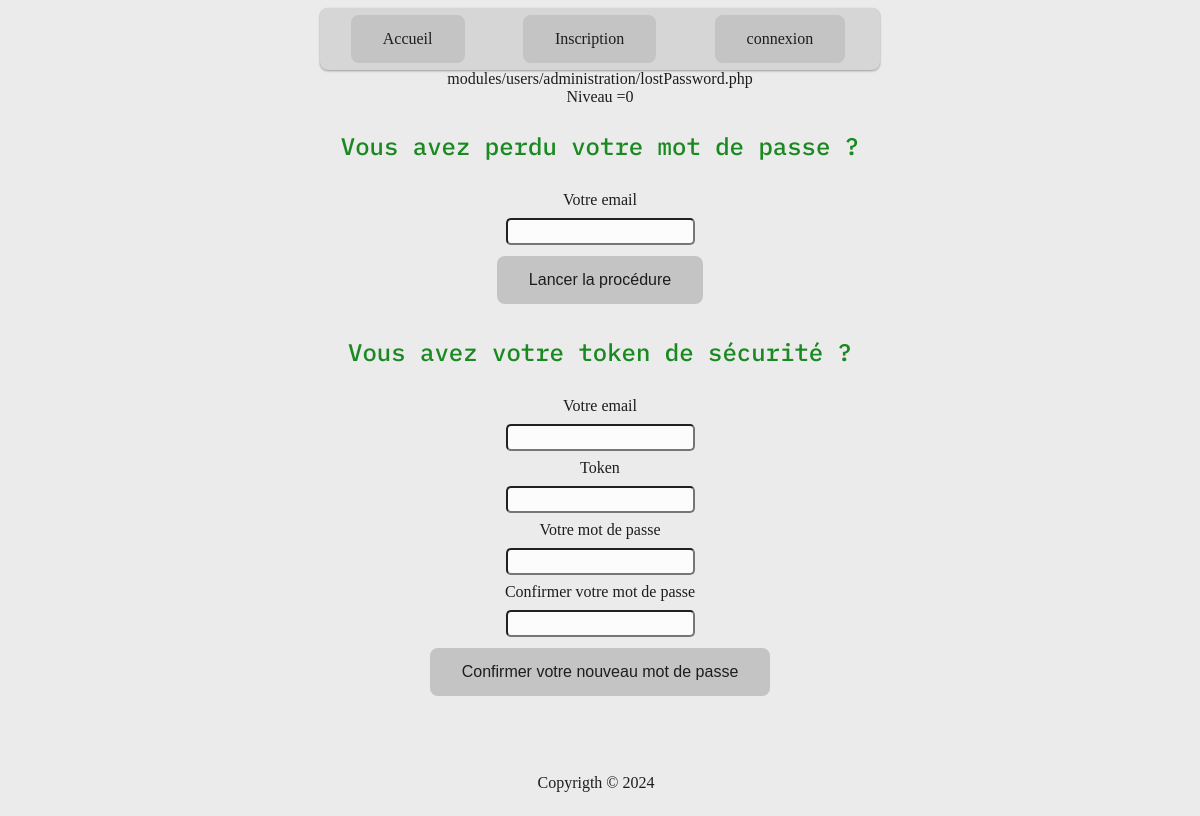
Page /index.php?idNav=65670654491780 on the committed database.
### tables this page shows
CREATE TABLE `navigation` (
  `idNav` int NOT NULL,
  `nomNav` varchar(30) NOT NULL,
  `cheminNav` varchar(80) NOT NULL,
  `menuVisible` tinyint(1) NOT NULL,
  `zoneMenu` int NOT NULL,
  `ordre` tinyint NOT NULL,
  `niveau` tinyint(1) NOT NULL,
  `valide` tinyint(1) NOT NULL DEFAULT '1',
  `deroulant` tinyint NOT NULL DEFAULT '0',
  `targetRoute` varchar(22) NOT NULL DEFAULT '0',
  `idModule` int DEFAULT NULL
);

### modules/navigation/bandeau.php (called while the page is built)
<?php
  require 'modules/navigation/objets/getNavigation.php';
  require 'modules/navigation/objets/printNavigation.php';
  $readNav = new PrintNavigation();
  if(isset($_SESSION['role'])) {
      $dataNavBandeau = $readNav->getNav($_SESSION['role']);
  } else {
      $dataNavBandeau = $readNav->getNav(0);
  }
  $readNav->bandeauHaut($dataNavBandeau);

### index.php (called while the page is built, shortened)
<?php
include 'path.php';
include   $cheminFonctions.'fonctionsDB.php';
include   $cheminFonctions.'formFunction.php';
include   $cheminCorps.'head.php';
include   $cheminCorps.'navHigh.php';
include   $cheminCorps.'main.php';
include   $cheminCorps.'foot.php';

### objets/RCUD copy.php (called while the page is built, shortened)
<?php
class RCUD {
  protected $serverName = "localhost:Port";
  protected $userName = "<UserNameDB>";
  protected $password = "<PassWordUserNameDB>";
  protected $dbName = ["graine1901", ""];
  private $sql;
  private $param;
  public function __construct($sql, $param) {
    $this->sql = $sql;
    $this->param = $param;
  }
  public function READ($type) {
    try {
      $conn = new PDO("mysql:host=$this->serverName;dbname=".$this->dbName[$type], $this->userName, $this->password);
      $conn->setAttribute(PDO::ATTR_ERRMODE, PDO::ERRMODE_EXCEPTION);
    } catch(PDOException $e) {
     echo "Error: " . $e->getMessage();
    }
    $data = $conn->prepare($this->sql);
    foreach ($this->param as $key) {
      $data->bindParam($key['prep'],$key['variable']);
    }
    $data->execute();
    $data->setFetchMode(PDO::FETCH_ASSOC);
    $dataTraiter = $data->fetchAll();
    return $dataTraiter;
  }
}

### objets/actionRCUD.php (called while the page is built, shortened)
<?php
class ActionDB {
  public static function select ($SQL, $Param, $type = 0) {
    $read = new RCUD($SQL, $Param);
    return $read->READ($type);
  }
}

### modules/navigation/objets/getNavigation.php (called while the page is built, shortened)
<?php
Class GetNavigation {
  public function getNav($zoneMenu) {
    $select = "SELECT `nomNav`, `cheminNav`, `zoneMenu`, `ordre`, `niveau`, `valide`, `deroulant`, `targetRoute`
    FROM `navigation`
    WHERE `valide` = 1 AND `niveau` = :niveau AND `menuVisible` = 1 AND `zoneMenu` = 0
    ORDER BY `ordre` ASC";
    $param = [['prep'=>':niveau', 'variable'=>$zoneMenu]];
    return ActionDB::select($select, $param);
  }
  public function getContenus($idNav) {
    $select = "SELECT  `cheminNav`,  `niveau`, `targetRoute` FROM `navigation` WHERE `targetRoute` = :targetRoute AND  `valide` = 1";
    $param = [['prep'=>':targetRoute', 'variable'=>$idNav]];
    return ActionDB::select($select, $param);
  }
}

### modules/navigation/objets/printNavigation.php (the view, shortened to what this page needs)
<?php
Class PrintNavigation extends GetNavigation {
  public function bandeauHaut($variable){
    echo '<nav class="nav menu"><ul class="navigationBandeau">';
      foreach ($variable as $value) {
        if(($value['zoneMenu'] == 0)&&($value['deroulant'] == 0)) {
          echo '<li><a href="index.php?idNav='.$value['targetRoute'].'">'.$value['nomNav'].'</a></li>';
        }
      }
    echo '</ul>
    </nav>';
  }
}

### affichages/main.php (shortened to what this page needs)
<?php
class ControlerAffichage {
  public static function displayNav($data, $session) {
      function dev($route, $dev, $level) {
        if($dev){echo $route;
        echo '<br/>Niveau ='.$level;}
      }
      $dev = true;
      if (isset($data['idNav'])) {
          $idNav = filter($data['idNav']);
          $readNav = new PrintNavigation();
          $chemin = $readNav->getContenus($idNav);
          if (empty($chemin)) {
              deadEnd();
          } elseif ((empty($session)) && ($chemin[0]['niveau'] == 0)) {
              dev($chemin[0]['cheminNav'], $dev, $chemin[0]['niveau']);
              return $idNav;
          } elseif ((isset($session['role'])) && ($session['role'] == $chemin[0]['niveau'])) {
              dev($chemin[0]['cheminNav'], $dev, $chemin[0]['niveau']);
              include $chemin[0]['cheminNav'];
              return $idNav;
          } else {
              dev($chemin[0]['cheminNav'], $dev, $chemin[0]['niveau']);
              deadEnd();
          }
      } else {
          deadEnd();
      }
  }
}
echo '<main>';
  echo '<section>';
  $idNav = ControlerAffichage::displayNav($_GET, $_SESSION);
echo '</section>';
echo '</main>';

### css/master.css (style rules this page uses)
:root { --main-background-color: rgb(196, 196, 196); --main-background-MagicForm: #c2c2c2; --main-background-navBar: #d6d6d6; --color-select: #1A8921ff; --color-selected: #f0f0f0; --main-border: none; --main-radius:20px; --main-radiusInput: 5px; --main-color: rgb(29, 29, 29); --body-color:rgb(235, 235, 235); --main-padding: 15px 32px; --main-text-align: center; --main-text-decoration: none; --main-display: inline-block; --main-font-size: 16px; --main-cursor: pointer; --main-marginButton: 0.2em; --main-radius: 0.5em; --main-shadow: 2px 4px 5px 1px #151515; --font-family: "IBM Plex Mono", monospace;; --font-family-titleEvent: "IBM Plex Mono", monospace; --font-weight: 500; --font-style: normal; --color-title: #1A8921ff;; --color-subTitle: #1A8921ff;; --padding-sheddulingShop: 0.2em 0 0.2em 0; --color-green: #4f8b36; --color-yellow: #f1df57; --color-chair: #fcfcfc; --color-blueOneChair: #1B384D; --color-red:#cc3915; --color-blood: #700B15; --color-darkGreen: #03470D; --color-orange: #cc3915; --color-neutralBone: #fdfdf8; }
body { display: flex; flex-direction: column; min-height: 100vh; justify-content: space-between; background-color: var(--body-color); color: var(--main-color); }
main { flex:1; text-align: center; }
a { text-decoration: none; }
.nav { box-shadow: rgba(0, 0, 0, 0.12) 0px 1px 3px, rgba(0, 0, 0, 0.24) 0px 1px 2px; background: var(--main-background-navBar); border-radius: var(--main-radius); border: 1px solid var(--main-color-interne); margin-left: 0.5em; margin-right: 0.5em; width: auto; padding: 0.25em; }
.navigationBandeau { list-style: none; display: flex; flex-direction: row; justify-content: space-evenly; align-items: center; }
.navigationBandeau li { padding-left: 0.5em; padding-right: 0.5em; margin-left: 1em; margin-right: 1em; text-align: center; }
.styleListNews, ul { list-style: none; }
a { background-color: var(--main-background-color); border: var(--main-border); border-radius: var(--main-radius); color: var(--main-color); padding: var(--main-padding); text-align: var(--main-text-align); text-decoration: var(--main-text-decoration); display: var(--main-display); font-size: var(--main-font-size); cursor: var(--main-cursor); margin: var(--main-marginButton); }
nav { display: flex; justify-content: center; }
.menu { display: flex; flex-direction: column; flex-wrap: nowrap; align-items: flex-start; }
.menu ul { list-style: none; padding: 0; margin: 0; display: flex; }
.menu ul li { margin-right: 20px; }
.menu ul li a { color: var(--main-color); text-decoration: none; }

### rows in the picture
navigation: nomNav "Accueil"
navigation: nomNav "Inscription"
navigation: nomNav "connexion"
navigation: cheminNav "modules/users/administration/lostPassword.php", niveau "0"

### other values in the picture
$value['message'] "Votre email"
$button "Lancer la procédure Confirmer votre nouveau mot de passe"
$value['message'] "Token"
$value['message'] "Votre mot de passe"
$value['message'] "Confirmer votre mot de passe"
